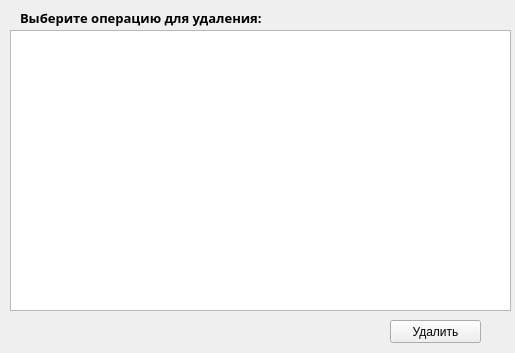
<?xml version="1.0" encoding="UTF-8"?>
<ui version="4.0">
 <class>Form</class>
 <widget class="QWidget" name="Form">
  <property name="geometry">
   <rect>
    <x>0</x>
    <y>0</y>
    <width>515</width>
    <height>353</height>
   </rect>
  </property>
  <property name="windowTitle">
   <string>Form</string>
  </property>
  <widget class="QTableWidget" name="Widget">
   <property name="geometry">
    <rect>
     <x>10</x>
     <y>30</y>
     <width>501</width>
     <height>281</height>
    </rect>
   </property>
  </widget>
  <widget class="QLabel" name="label">
   <property name="geometry">
    <rect>
     <x>20</x>
     <y>10</y>
     <width>261</width>
     <height>16</height>
    </rect>
   </property>
   <property name="font">
    <font>
     <family>Segoe Print</family>
     <pointsize>10</pointsize>
     <weight>75</weight>
     <bold>true</bold>
    </font>
   </property>
   <property name="text">
    <string>Выберите операцию для удаления:</string>
   </property>
  </widget>
  <widget class="QPushButton" name="pushButton">
   <property name="geometry">
    <rect>
     <x>390</x>
     <y>320</y>
     <width>91</width>
     <height>23</height>
    </rect>
   </property>
   <property name="text">
    <string>Удалить</string>
   </property>
  </widget>
 </widget>
 <resources/>
 <connections/>
</ui>
